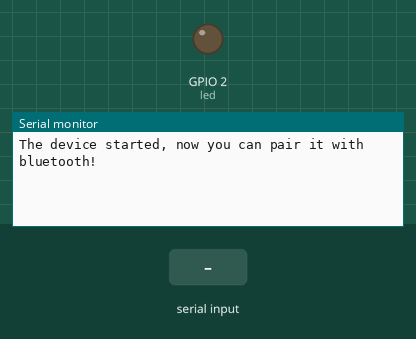
Simulated run of this program. Board: ESP32. On the bench: output pins drawn as LEDs (lit = HIGH), the last lines printed to the serial monitor. Inputs (shaded band) come from the test bench. Nothing arrives over Bluetooth unless stated.

Above: at 1.2 s.
1.3 s: "lucineia2019\n" received over the second serial link
At 2.5 s:
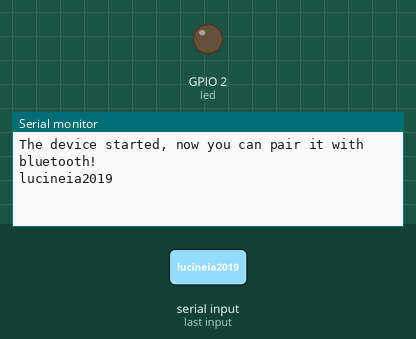
2.8 s: "1" received over the second serial link
At 3.6 s:
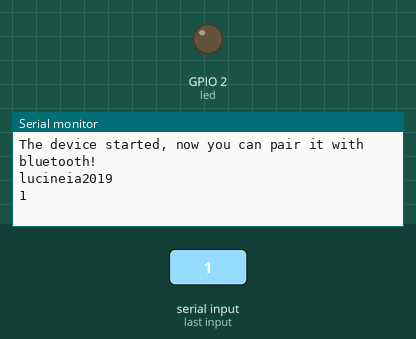

The program:

main.cpp
```cpp
/* Projeto Curto Circuito – ESP32 comunicação Wi-Fi */

#include <WiFi.h>
#include <BluetoothSerial.h>

#if !defined(CONFIG_BT_ENABLED) || !defined(CONFIG_BLUEDROID_ENABLED)
#error Bluetooth is not enabled! Please run `make menuconfig` to and enable it
#endif

/*-------- Configurações de Wi-fi----------- */
// const char* ssid = "Machado Oi Fibra";  /* Substitua pelo nome da rede */
// const char* password =  "lucineia2019";    /* Substitua pela senha */
int led = 2;                       /* Se estiver utilizando um modelo ESP8266 utilize / / int led =D2 ; */

BluetoothSerial SerialBT;

void setup()
{
  pinMode(led, OUTPUT);
  Serial.begin(115200);
  SerialBT.begin("ESP32test"); //Bluetooth device name
  Serial.println("The device started, now you can pair it with bluetooth!");
  // /*---- Conecta ao Wi-Fi ---- */
  // WiFi.begin(ssid, password);
  // /*---- Enquanto estiver tentando conectar ---- */
  // while (WiFi.status() != WL_CONNECTED)
  // {
  //   delay(500);                                 /* Aguarda meio segundo */
  //   Serial.println("Conectando ao WiFi..");     /* Conectando */
  // }
  // Serial.println("Conectado"); /* Conectado */
  // Serial.print("Endereço de IP: ");
  // Serial.println(WiFi.localIP()); /* Exibe o endereço de IP */

}

void loop()
{
  // if (WiFi.status() == WL_CONNECTED)
  // { /* Se o ESP32 estiver conectado a internet */
  //   digitalWrite(led, 1);                /* Liga o LED */
  //   Serial.end();
  // }
  // else
  // { /* Se o ESP32 estiver desconectado */
  //   digitalWrite(led, 0);                /* Desliga LED */
  // }
  if (Serial.available()) {
    SerialBT.write(Serial.read());
  }
  if (SerialBT.available()) {
    Serial.write(SerialBT.read());
  }
  delay(20);
}
```

Measured:
- after the input at 1.3 s, the serial monitor: prints a new line at once (image 1)
- after the input at 2.8 s, the serial monitor: prints a new line at once (image 2)
